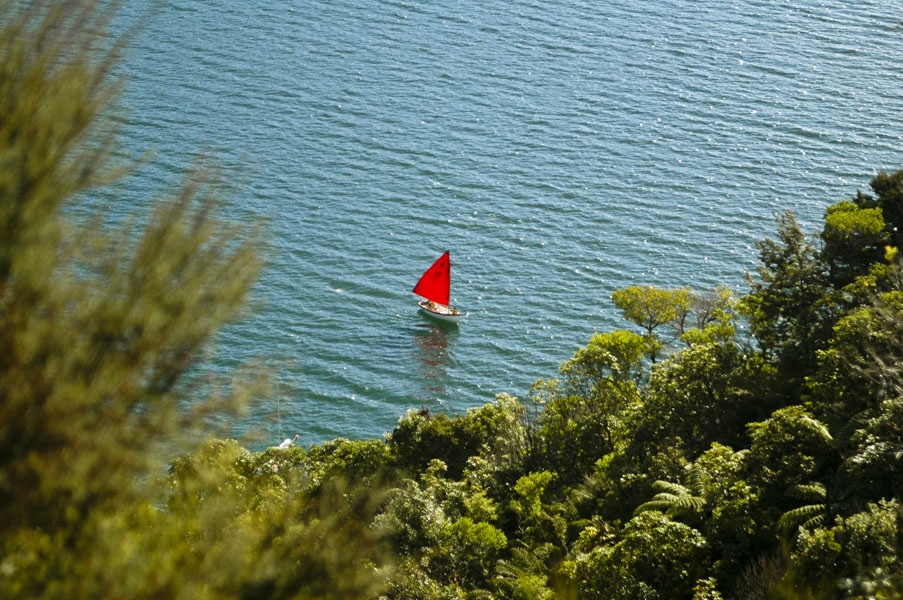
#> input picture assets/New_Zealand_Boat.jpg, 903 x 600 px
$ jupyter execute --allow-errors 02.ipynb   (shell and % lines are left out)
#> lines starting #> are read from the running program, lines starting #| are printed output that depends on the picture
[cell 1]
import cv2
import matplotlib.pyplot as plt
from IPython.display import Image

[cell 2]
cb = cv2.imread('assets/checkerboard_18x18.png', 0)
plt.imshow(cb, cmap='gray')
#> (this line was passed over: IPython is not available in this run)
print(cb)
#| None

#> (a cell that did not finish here is left out)

#> (a cell that did not finish here is left out)

[cell 5]
nzb_bgr = cv2.imread('assets/New_Zealand_Boat.jpg', 1)
#> nzb_bgr is the input picture: shape (600, 903, 3); mean B, G, R 96.6, 115, 98
nzb_rgb = cv2.cvtColor(nzb_bgr, cv2.COLOR_BGR2RGB)

plt.imshow(nzb_rgb)
#> (this line was passed over: IPython is not available in this run)

[cell 6]
nzb_cr = nzb_rgb[200:400,300:600]
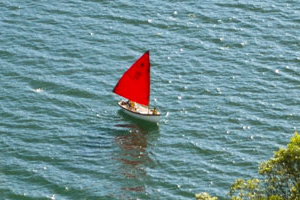
#> nzb_cr: shape (200, 300, 3); mean R, G, B 111.8, 143.5, 147.6

plt.imshow(nzb_cr)
#> (this line was passed over: IPython is not available in this run)

[cell 7]
nzb_cr_rz = cv2.resize(nzb_cr, None,fx=2,fy=2)
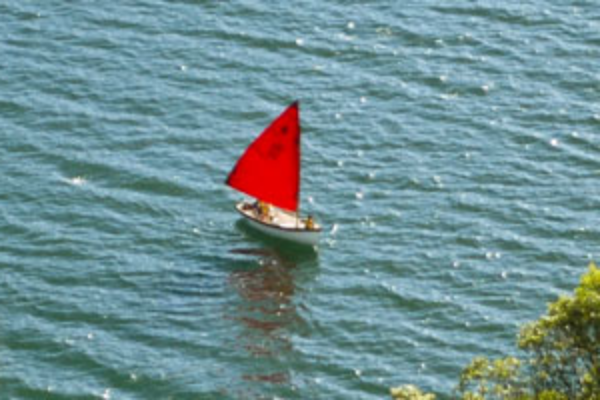
#> nzb_cr_rz: shape (400, 600, 3); mean R, G, B 111.8, 143.4, 147.6

plt.imshow(nzb_cr_rz)
#> (this line was passed over: IPython is not available in this run)

[cell 8]
nzb_cr_rz1 = cv2.resize(nzb_cr, (100,200), interpolation=cv2.INTER_AREA)
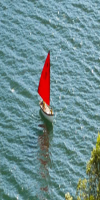
#> nzb_cr_rz1: shape (200, 100, 3); mean R, G, B 111.8, 143.5, 147.6

plt.imshow(nzb_cr_rz1)
#> (this line was passed over: IPython is not available in this run)

[cell 9]
dw = 100
ar = dw/nzb_cr.shape[1]
#> ar = 0.333
dh = int(ar*nzb_cr.shape[0])
#> dh = 66

nzb_cr_rz2 = cv2.resize(nzb_cr, (dw,dh), interpolation=cv2.INTER_AREA)
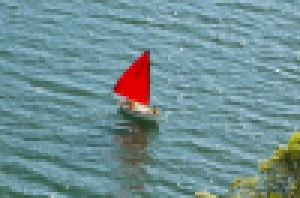
#> nzb_cr_rz2: shape (66, 100, 3) (shown 3 times larger); mean R, G, B 111.8, 143.5, 147.6

plt.imshow(nzb_cr_rz2)
#> (this line was passed over: IPython is not available in this run)

[cell 10]
nzb_cr_rz_fl = cv2.flip(nzb_cr_rz, 1)
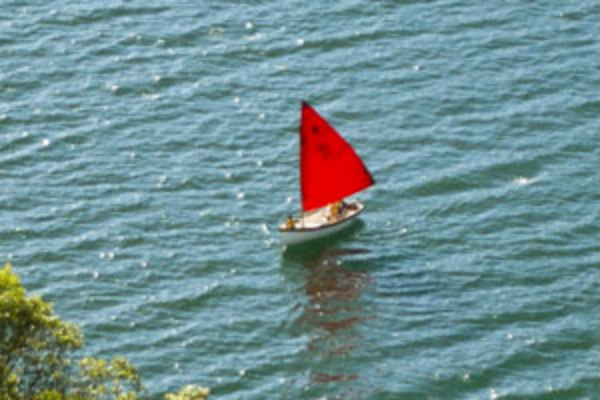
#> nzb_cr_rz_fl: shape (400, 600, 3); mean R, G, B 111.8, 143.4, 147.6

cv2.imwrite('assets/New_Zealand_Boat_modified.png', nzb_cr_rz_fl[:,:,::-1])

Image('assets/New_Zealand_Boat_modified.png')

$ run again, with assets/Apollo_11_Launch.jpg copied over assets/New_Zealand_Boat.jpg
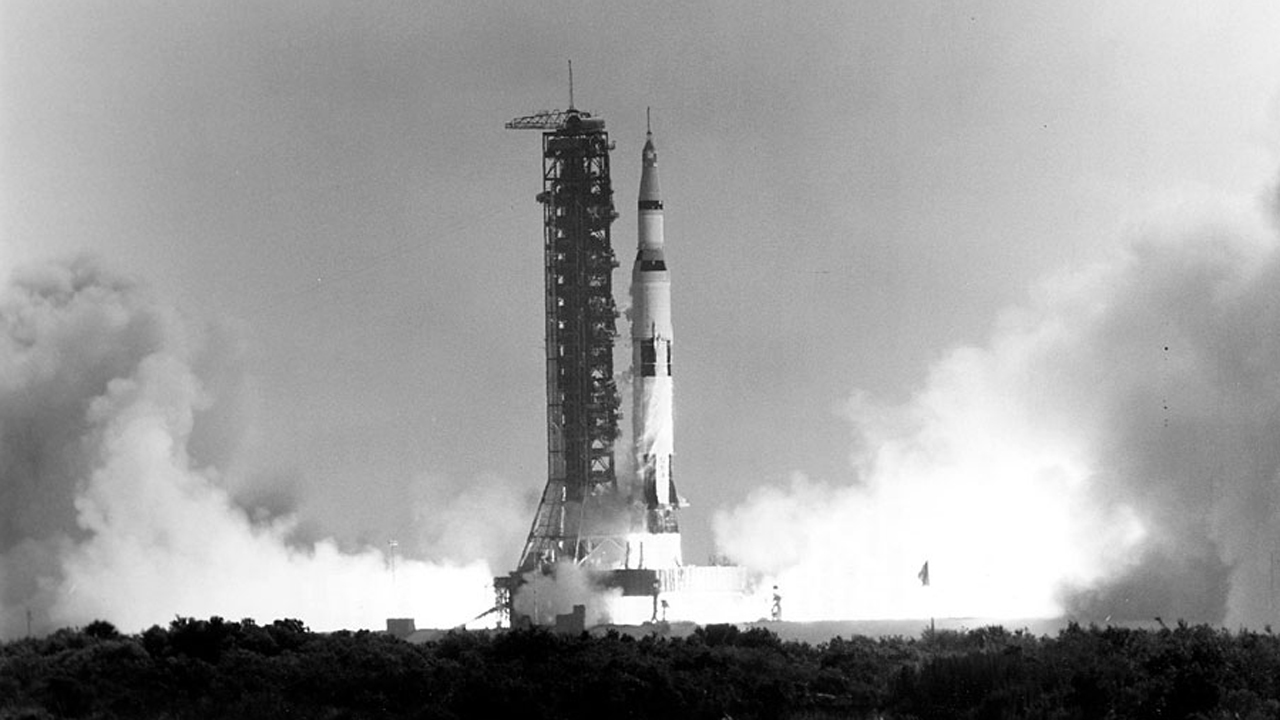
#> input picture assets/Apollo_11_Launch.jpg, 1280 x 720 px
#| None
#> nzb_bgr is the input picture: shape (720, 1280, 3); min 0, max 255, mean 156.2
#> `nzb_cr_rz1 = cv2.resize(nzb_cr, (100,200), interpolation=cv2.INTER_AREA)`:
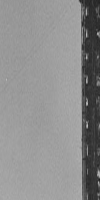
#> nzb_cr_rz1: shape (200, 100, 3); min 31, max 188, mean 141.1
#> `nzb_cr_rz_fl = cv2.flip(nzb_cr_rz, 1)`:
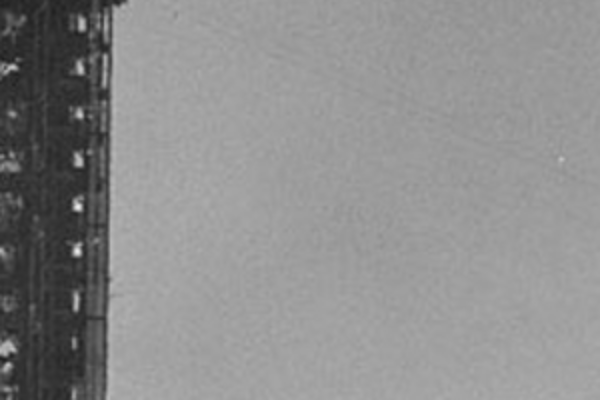
#> nzb_cr_rz_fl: shape (400, 600, 3); min 31, max 234, mean 141

$ run again, with assets/New_Zealand_Coast.jpg copied over assets/New_Zealand_Boat.jpg
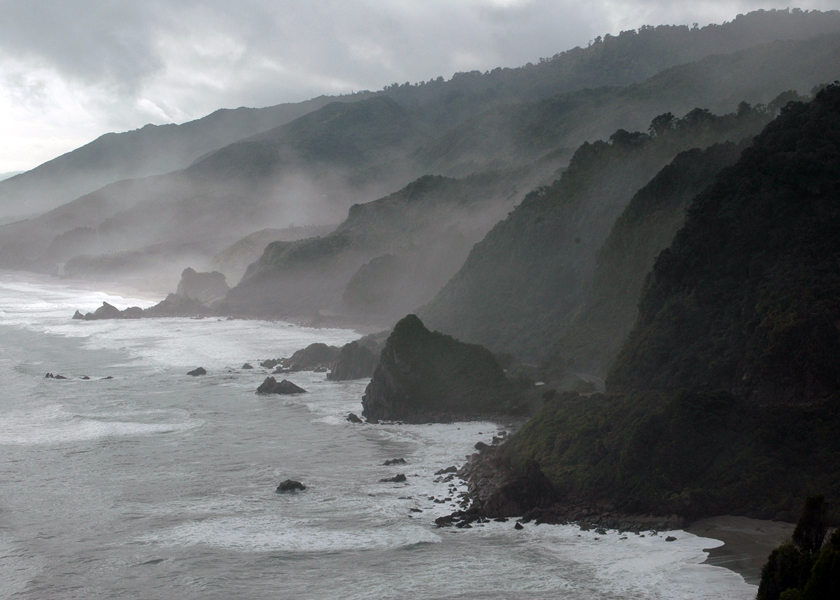
#> input picture assets/New_Zealand_Coast.jpg, 840 x 600 px
#| None
#> nzb_bgr is the input picture: shape (600, 840, 3); mean B, G, R 115.2, 113.8, 110.9
#> `nzb_cr_rz1 = cv2.resize(nzb_cr, (100,200), interpolation=cv2.INTER_AREA)`:
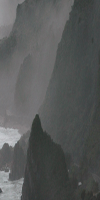
#> nzb_cr_rz1: shape (200, 100, 3); mean R, G, B 86.9, 88.9, 88.3
#> `nzb_cr_rz_fl = cv2.flip(nzb_cr_rz, 1)`:
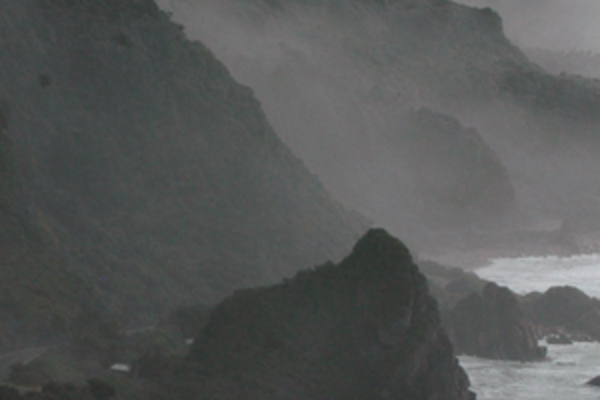
#> nzb_cr_rz_fl: shape (400, 600, 3); mean R, G, B 86.8, 88.9, 88.2

$ run again, with assets/New_Zealand_Lake.jpg copied over assets/New_Zealand_Boat.jpg
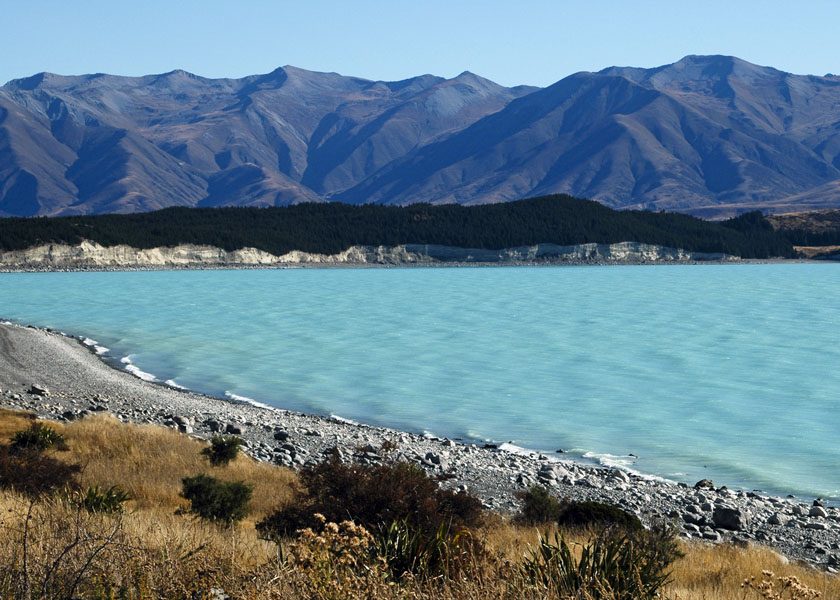
#> input picture assets/New_Zealand_Lake.jpg, 840 x 600 px
#| None
#> nzb_bgr is the input picture: shape (600, 840, 3); mean B, G, R 140.2, 126.7, 100.9
#> `nzb_cr_rz1 = cv2.resize(nzb_cr, (100,200), interpolation=cv2.INTER_AREA)`:
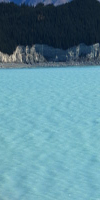
#> nzb_cr_rz1: shape (200, 100, 3); mean R, G, B 93.5, 140.1, 154.6
#> `nzb_cr_rz_fl = cv2.flip(nzb_cr_rz, 1)`:
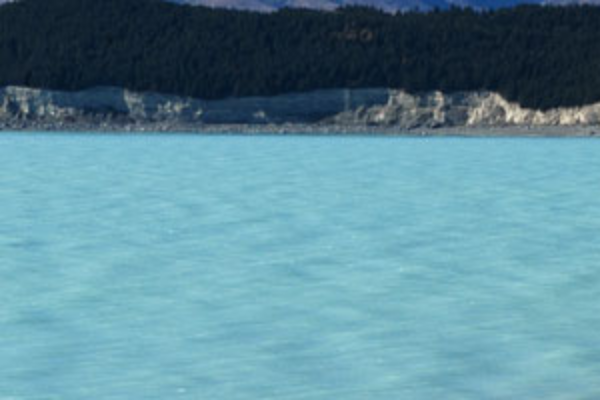
#> nzb_cr_rz_fl: shape (400, 600, 3); mean R, G, B 93.5, 140, 154.6
